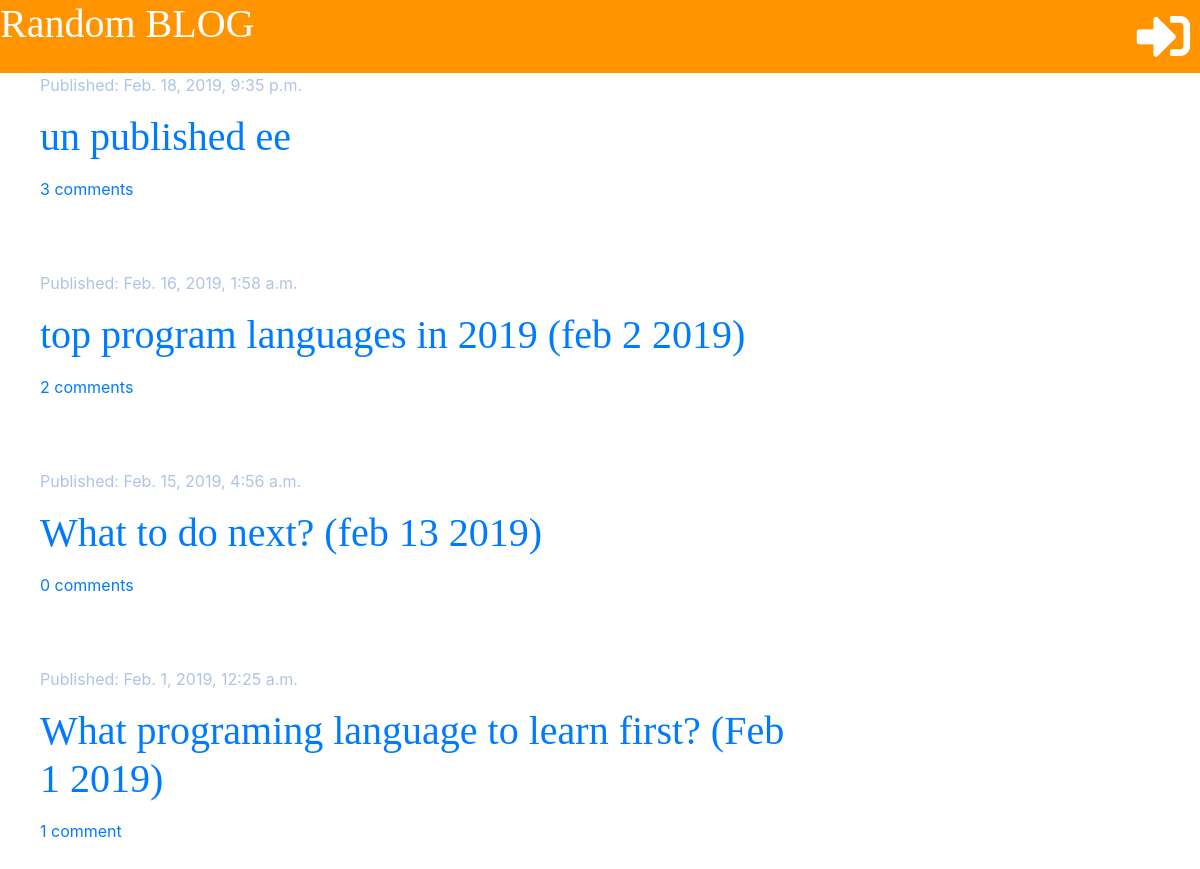
Before: / with the older database file.
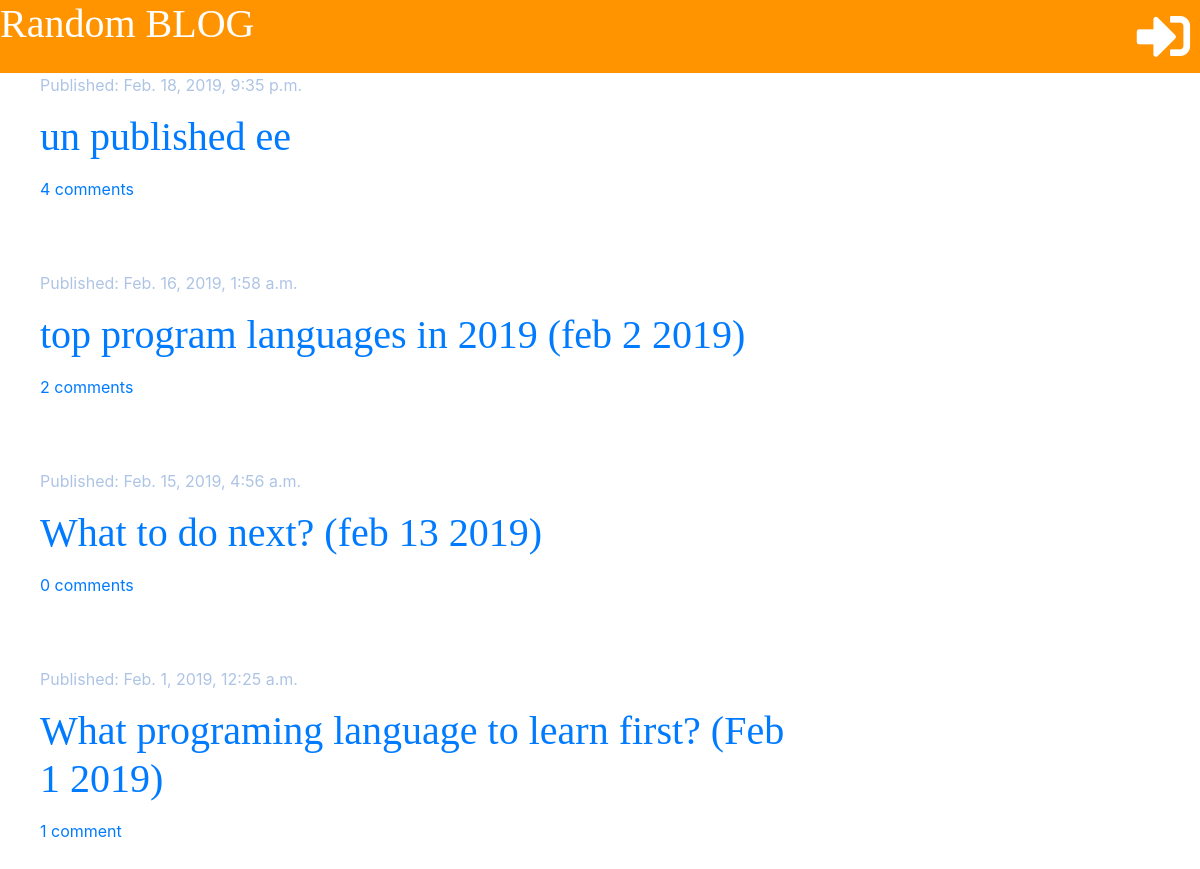
After: the same page with the newer database file.
### blog/models.py (models this page shows, shortened)
class Post(models.Model):
    author = models.ForeignKey('auth.User', on_delete=models.CASCADE)
    title = models.CharField(max_length=200)
    text = models.TextField()
    created_date = models.DateTimeField(default=timezone.now)
    published_date = models.DateTimeField(blank=True, null=True)
    test_date = models.DateTimeField(blank=True, null=True)
    def approved_comments(self):
        return self.comments.filter(approved=True)

### blog/views.py (the view)
# urls.py: path('', views.post_list, name='post_list'),
def post_list(request):
    posts = Post.objects.filter(published_date__lte=timezone.now()).order_by('-published_date')
    stuff_for_frontend = {'posts': posts}
    return render(request, "blog/post_list.html", stuff_for_frontend)

### blog/templatetags/markdownify.py (called while the page is built)
@register.filter
def markdown(value):
    renderer = HighlightRenderer()
    markdown = mistune.Markdown(renderer=renderer)
    return markdown(value)

### blog/templates/blog/post_list.html (shortened to what this page needs)
{% extends 'blog/base.html' %}
{% load markdownify %}
{% block content %}
{% for post in posts %}
<div class="post">
    <div class="date">
        <p>Published: {{ post.published_date }}</p>
    </div>
    <h1><a href="{% url 'post_detail' pk=post.pk %}">{{ post.title }}</a></h1>
    <a href="{% url 'post_detail' pk=post.pk %}">{{ post.approved_comments.count }} comment{{ post.approved_comments.count|pluralize }}</a>
</div>
{% endfor %}
{% endblock %}

Changed rows visible on the page:
changed Post "un published ee": approved_comments.count "3" → "4"
